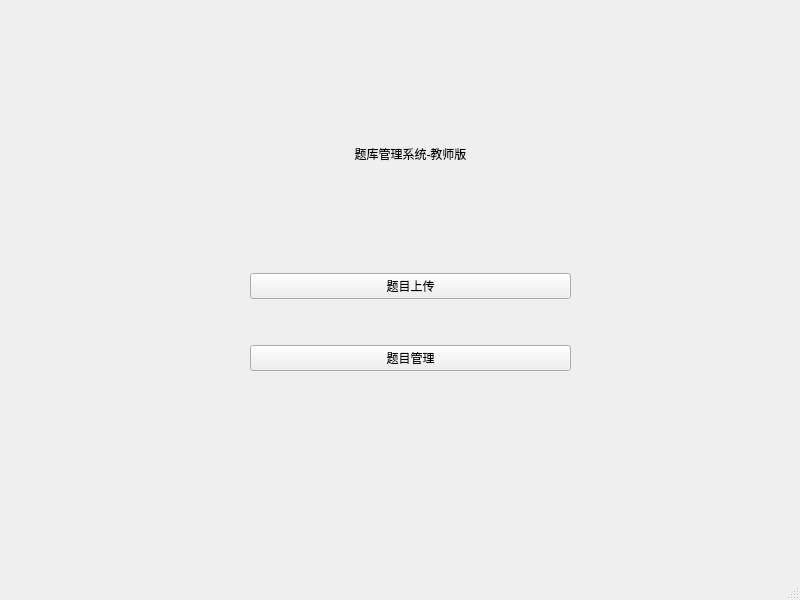
<?xml version="1.0" encoding="UTF-8"?>
<ui version="4.0">
 <class>TeacherWindow</class>
 <widget class="QMainWindow" name="TeacherWindow">
  <property name="geometry">
   <rect>
    <x>0</x>
    <y>0</y>
    <width>800</width>
    <height>600</height>
   </rect>
  </property>
  <property name="windowTitle">
   <string>MainWindow</string>
  </property>
  <widget class="QWidget" name="centralwidget">
   <widget class="QWidget" name="layoutWidget">
    <property name="geometry">
     <rect>
      <x>250</x>
      <y>80</y>
      <width>321</width>
      <height>291</height>
     </rect>
    </property>
    <layout class="QVBoxLayout" name="verticalLayout_2" stretch="1,0,0">
     <item>
      <widget class="QLabel" name="label">
       <property name="text">
        <string>题库管理系统-教师版</string>
       </property>
       <property name="alignment">
        <set>Qt::AlignmentFlag::AlignCenter</set>
       </property>
      </widget>
     </item>
     <item>
      <spacer name="verticalSpacer_2">
       <property name="orientation">
        <enum>Qt::Orientation::Vertical</enum>
       </property>
       <property name="sizeHint" stdset="0">
        <size>
         <width>20</width>
         <height>40</height>
        </size>
       </property>
      </spacer>
     </item>
     <item>
      <layout class="QHBoxLayout" name="horizontalLayout">
       <item>
        <layout class="QVBoxLayout" name="verticalLayout" stretch="0,1,1">
         <item>
          <widget class="QPushButton" name="upload_pushButton">
           <property name="text">
            <string>题目上传</string>
           </property>
          </widget>
         </item>
         <item>
          <spacer name="verticalSpacer">
           <property name="orientation">
            <enum>Qt::Orientation::Vertical</enum>
           </property>
           <property name="sizeHint" stdset="0">
            <size>
             <width>20</width>
             <height>40</height>
            </size>
           </property>
          </spacer>
         </item>
         <item>
          <widget class="QPushButton" name="manage_pushButton_2">
           <property name="text">
            <string>题目管理</string>
           </property>
          </widget>
         </item>
        </layout>
       </item>
      </layout>
     </item>
    </layout>
   </widget>
  </widget>
  <widget class="QMenuBar" name="menubar">
   <property name="geometry">
    <rect>
     <x>0</x>
     <y>0</y>
     <width>800</width>
     <height>28</height>
    </rect>
   </property>
  </widget>
  <widget class="QStatusBar" name="statusbar"/>
 </widget>
 <resources/>
 <connections/>
</ui>
